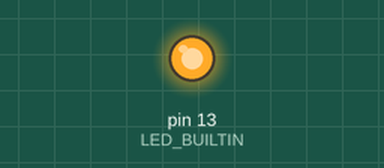
A sketch run on a simulated Arduino Uno, built with avr-gcc and run on an emulated ATmega328P. On the bench: output pins drawn as LEDs (lit = HIGH).

Above: at 0.2 s.
At 20.5 s:
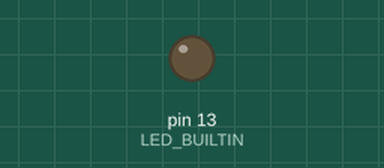
Timing chart, 0 to 21.5 s (numbered marks = the images above):
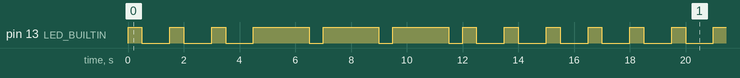

Measured:
- by itself, pin 13 (LED_BUILTIN): repeats every 16.5 s: 2 × (LOW 1.0 s, HIGH 0.50 s), LOW 1.0 s, 3 × (HIGH 2.0 s, LOW 0.50 s), 3 × (HIGH 0.50 s, LOW 1.0 s), HIGH 0.50 s
- by itself, everything shown: repeats every 16.5 s, in 18 steps

The sketch:

SOS.ino
```cpp
void setup() {

pinMode(LED_BUILTIN, OUTPUT);
}

void loop() {
// S
  digitalWrite(LED_BUILTIN, HIGH);
  delay(500);
  digitalWrite(LED_BUILTIN, LOW);
  delay(1000);
  digitalWrite(LED_BUILTIN, HIGH);
  delay(500);
  digitalWrite(LED_BUILTIN, LOW);
  delay(1000);
  digitalWrite(LED_BUILTIN, HIGH);
  delay(500);
  digitalWrite(LED_BUILTIN, LOW);
  delay(1000);

// O
  digitalWrite(LED_BUILTIN, HIGH);
  delay(2000);
  digitalWrite(LED_BUILTIN, LOW);
  delay(500);
  digitalWrite(LED_BUILTIN, HIGH);
  delay(2000);
  digitalWrite(LED_BUILTIN, LOW);
  delay(500);
  digitalWrite(LED_BUILTIN, HIGH);
  delay(2000);
  digitalWrite(LED_BUILTIN, LOW);
  delay(500);

//S
  digitalWrite(LED_BUILTIN, HIGH);
  delay(500);
  digitalWrite(LED_BUILTIN, LOW);
  delay(1000);
  digitalWrite(LED_BUILTIN, HIGH);
  delay(500);
  digitalWrite(LED_BUILTIN, LOW);
  delay(1000);
  digitalWrite(LED_BUILTIN, HIGH);
  delay(500);
  digitalWrite(LED_BUILTIN, LOW);
  delay(1000);
}
```
